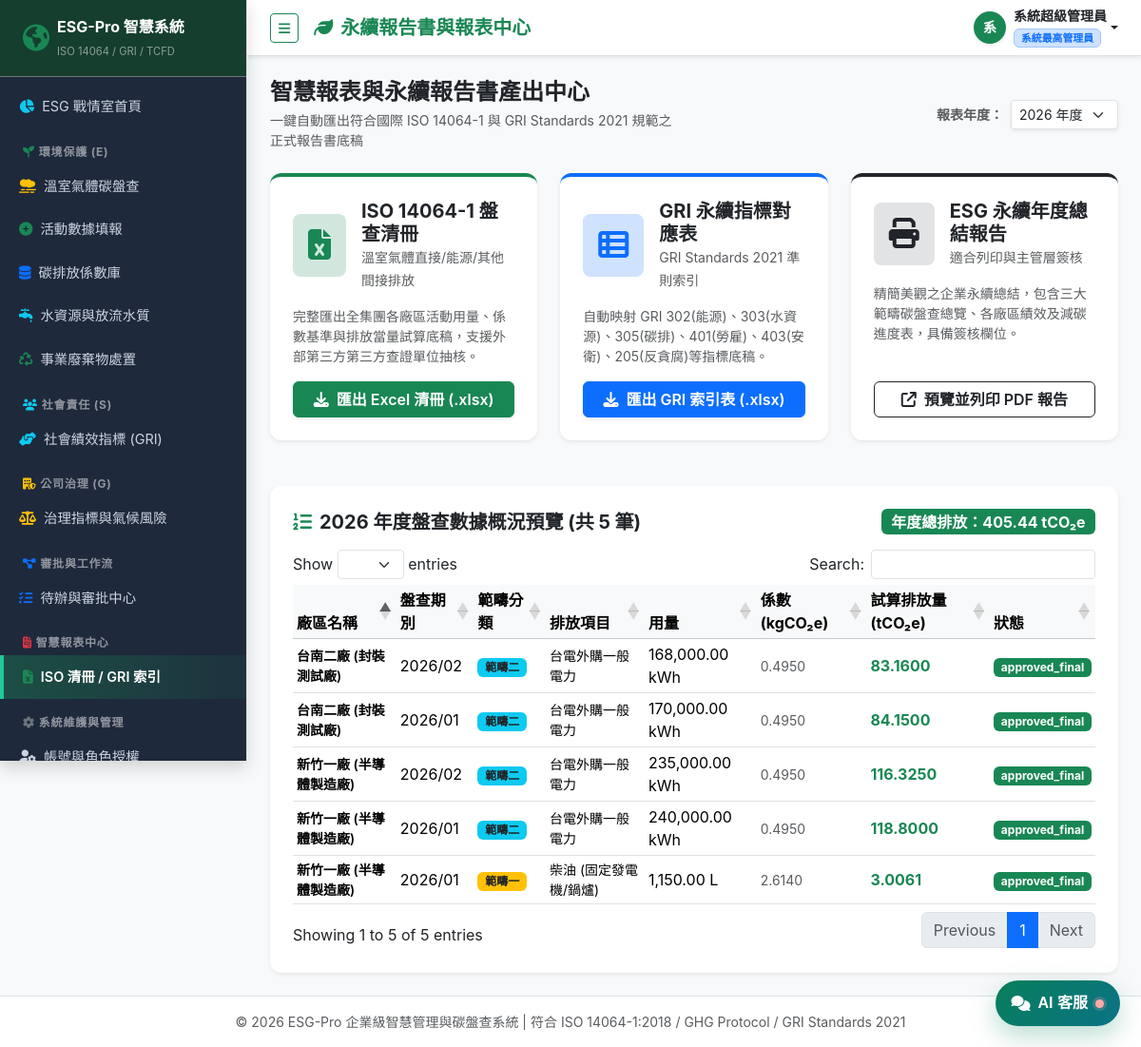
Page /reports (signed in) on the committed database.
### tables this page shows
CREATE TABLE IF NOT EXISTS `sys_users` (
    `id` INT UNSIGNED AUTO_INCREMENT PRIMARY KEY,
    `username` VARCHAR(50) NOT NULL UNIQUE COMMENT '登入帳號',
    `password_hash` VARCHAR(255) NOT NULL COMMENT 'Bcrypt加密雜湊密碼',
    `real_name` VARCHAR(50) NOT NULL COMMENT '真實中文姓名',
    `email` VARCHAR(100) NOT NULL COMMENT '電子信箱',
    `phone` VARCHAR(30) NULL COMMENT '分機或手機',
    `org_id` INT UNSIGNED NOT NULL COMMENT '所屬組織/部門',
    `role_id` INT UNSIGNED NOT NULL COMMENT '指派角色',
    `status` TINYINT(1) NOT NULL DEFAULT 1 COMMENT '帳號狀態 (1:啟用, 0:停用)',
    `failed_attempts` INT NOT NULL DEFAULT 0 COMMENT '連續密碼錯誤次數',
    `locked_until` DATETIME NULL DEFAULT NULL COMMENT '帳號鎖定截止時間',
    `last_login_at` DATETIME NULL COMMENT '最後登入時間',
    `last_login_ip` VARCHAR(45) NULL COMMENT '最後登入IP',
    `created_at` DATETIME NOT NULL DEFAULT CURRENT_TIMESTAMP,
    `updated_at` DATETIME NULL ON UPDATE CURRENT_TIMESTAMP,
    INDEX `idx_org` (`org_id`),
    INDEX `idx_role` (`role_id`),
    CONSTRAINT `fk_user_org` FOREIGN KEY (`org_id`) REFERENCES `sys_organizations` (`id`) ON DELETE RESTRICT,
    CONSTRAINT `fk_user_role` FOREIGN KEY (`role_id`) REFERENCES `sys_roles` (`id`) ON DELETE RESTRICT
);

CREATE TABLE IF NOT EXISTS `sys_roles` (
    `id` INT UNSIGNED AUTO_INCREMENT PRIMARY KEY,
    `role_key` VARCHAR(50) NOT NULL UNIQUE COMMENT '角色識別代碼',
    `role_name` VARCHAR(50) NOT NULL COMMENT '角色中文名稱',
    `description` VARCHAR(255) NULL COMMENT '角色權責說明',
    `permissions` TEXT NULL COMMENT '功能權限集合(JSON格式)',
    `created_at` DATETIME NOT NULL DEFAULT CURRENT_TIMESTAMP
);

CREATE TABLE IF NOT EXISTS `esg_ghg_records` (
    `id` BIGINT UNSIGNED AUTO_INCREMENT PRIMARY KEY,
    `org_id` INT UNSIGNED NOT NULL COMMENT '所屬廠區/部門',
    `record_year` INT(4) NOT NULL COMMENT '盤查年度',
    `record_month` TINYINT(2) NOT NULL COMMENT '盤查月份 (1-12)',
    `scope` TINYINT(1) NOT NULL COMMENT '範疇分類 (1:範疇一, 2:範疇二, 3:範疇三)',
    `source_type` VARCHAR(50) NOT NULL COMMENT '排放源細項 (Stationary, Mobile, Fugitive, Electric, Steam, ValueChain)',
    `factor_id` INT UNSIGNED NOT NULL COMMENT '使用的係數 ID',
    `activity_amount` DECIMAL(14,4) NOT NULL DEFAULT 0.0000 COMMENT '活動數據用量',
    `calculated_co2e` DECIMAL(14,4) NOT NULL DEFAULT 0.0000 COMMENT '自動試算碳排量 (公噸 tCO2e)',
    `status` VARCHAR(20) NOT NULL DEFAULT 'draft' COMMENT '狀態 (draft, submitted, approved_l1, approved_final, rejected)',
    `user_id` INT UNSIGNED NOT NULL COMMENT '填報人員 ID',
    `approver_id` INT UNSIGNED NULL DEFAULT NULL COMMENT '最後審核主管 ID',
    `reject_reason` TEXT NULL COMMENT '退件原因備註',
    `created_at` DATETIME NOT NULL DEFAULT CURRENT_TIMESTAMP,
    `updated_at` DATETIME NULL ON UPDATE CURRENT_TIMESTAMP,
    INDEX `idx_org_year` (`org_id`, `record_year`),
    INDEX `idx_scope` (`scope`),
    INDEX `idx_status` (`status`),
    CONSTRAINT `fk_ghg_org` FOREIGN KEY (`org_id`) REFERENCES `sys_organizations` (`id`) ON DELETE RESTRICT,
    CONSTRAINT `fk_ghg_factor` FOREIGN KEY (`factor_id`) REFERENCES `esg_emission_factors` (`id`) ON DELETE RESTRICT,
    CONSTRAINT `fk_ghg_user` FOREIGN KEY (`user_id`) REFERENCES `sys_users` (`id`) ON DELETE RESTRICT
);

CREATE TABLE IF NOT EXISTS `sys_organizations` (
    `id` INT UNSIGNED AUTO_INCREMENT PRIMARY KEY,
    `org_code` VARCHAR(50) NOT NULL UNIQUE COMMENT '組織代碼',
    `org_name` VARCHAR(100) NOT NULL COMMENT '組織名稱',
    `org_type` ENUM('group', 'company', 'plant', 'dept') NOT NULL DEFAULT 'dept' COMMENT '層級類型',
    `parent_id` INT UNSIGNED NULL DEFAULT NULL COMMENT '父組織ID',
    `leader_name` VARCHAR(50) NULL DEFAULT NULL COMMENT '負責人姓名',
    `contact_phone` VARCHAR(30) NULL DEFAULT NULL COMMENT '聯絡電話',
    `contact_email` VARCHAR(100) NULL DEFAULT NULL COMMENT '聯絡信箱',
    `sort_order` INT NOT NULL DEFAULT 0 COMMENT '排序',
    `created_at` DATETIME NOT NULL DEFAULT CURRENT_TIMESTAMP,
    `updated_at` DATETIME NULL ON UPDATE CURRENT_TIMESTAMP,
    INDEX `idx_parent` (`parent_id`),
    CONSTRAINT `fk_org_parent` FOREIGN KEY (`parent_id`) REFERENCES `sys_organizations` (`id`) ON DELETE SET NULL
);

CREATE TABLE IF NOT EXISTS `esg_emission_factors` (
    `id` INT UNSIGNED AUTO_INCREMENT PRIMARY KEY,
    `category` VARCHAR(50) NOT NULL COMMENT '類別 (Scope1_Fuel, Scope1_Mobile, Scope1_Fugitive, Scope2_Electricity, Scope2_Steam, Scope3)',
    `fuel_name` VARCHAR(100) NOT NULL COMMENT '排放源名稱 (如: 柴油-固定源、車用汽油、台電電力)',
    `activity_unit` VARCHAR(20) NOT NULL COMMENT '活動數據單位 (L, m3, kWh, ton, kg, km)',
    `co2_factor` DECIMAL(12,6) NOT NULL DEFAULT 0.000000 COMMENT 'CO2 排放係數 (kg CO2 / 單位)',
    `ch4_factor` DECIMAL(12,6) NOT NULL DEFAULT 0.000000 COMMENT 'CH4 排放係數 (kg CH4 / 單位)',
    `n2o_factor` DECIMAL(12,6) NOT NULL DEFAULT 0.000000 COMMENT 'N2O 排放係數 (kg N2O / 單位)',
    `total_factor_co2e` DECIMAL(12,6) NOT NULL DEFAULT 0.000000 COMMENT '綜合當量係數 (kg CO2e / 單位)',
    `source_org` VARCHAR(100) NOT NULL COMMENT '係數來源機構 (環境部/能源局/IPCC/EPA)',
    `applicable_year` INT(4) NOT NULL DEFAULT 2024 COMMENT '適用年度',
    `is_active` TINYINT(1) NOT NULL DEFAULT 1 COMMENT '是否有效啟用 (1:有效, 0:停用)',
    `created_by` INT UNSIGNED NULL COMMENT '建立人員',
    `created_at` DATETIME NOT NULL DEFAULT CURRENT_TIMESTAMP,
    `updated_at` DATETIME NULL ON UPDATE CURRENT_TIMESTAMP,
    INDEX `idx_category` (`category`),
    INDEX `idx_year` (`applicable_year`)
);

### views/reports/index.php (the view, shortened to what the rows shown need)
<div class="row align-items-center mb-4">
    <div class="col-md-6">
        <h4 class="fw-bold mb-1 text-dark">智慧報表與永續報告書產出中心</h4>
        <p class="text-muted small mb-0">一鍵自動匯出符合國際 ISO 14064-1 與 GRI Standards 2021 規範之正式報告書底稿</p>
    </div>
    <div class="col-md-6 text-md-end mt-3 mt-md-0">
        <form method="GET" action="/esg/reports" class="d-inline-flex align-items-center">
            <label class="me-2 text-muted fw-semibold small">報表年度：</label>
            <select name="year" class="form-select form-select-sm w-auto shadow-sm" onchange="this.form.submit()">
                <?php for ($y = date('Y') + 1; $y >= 2022; $y--): ?>
                    <option value="<?= $y ?>" <?= $selectedYear == $y ? 'selected' : '' ?>><?= $y ?> 年度</option>
                <?php endfor; ?>
            </select>
        </form>
    </div>
</div>
<div class="row g-4 mb-5">
    <div class="col-lg-4">
        <div class="card p-4 h-100 shadow-sm border-top border-4 border-success">
            <div class="d-flex align-items-center mb-3">
                <div class="p-3 bg-success-subtle text-success rounded-3 me-3">
                    <i class="fa-solid fa-file-excel fs-2"></i>
                </div>
                <div>
                    <h5 class="fw-bold mb-0 text-dark">ISO 14064-1 盤查清冊</h5>
                    <small class="text-muted">溫室氣體直接/能源/其他間接排放</small>
                </div>
            </div>
            <p class="text-muted small">
                完整匯出全集團各廠區活動用量、係數基準與排放當量試算底稿，支援外部第三方第三方查證單位抽核。
            </p>
            <div class="mt-auto">
                <a href="/esg/reports/export_iso14064?year=<?= $selectedYear ?>" class="btn btn-success w-100 fw-semibold shadow-sm">
                    <i class="fa-solid fa-download me-2"></i>匯出 Excel 清冊 (.xlsx)
                </a>
            </div>
        </div>
    </div>
    <div class="col-lg-4">
        <div class="card p-4 h-100 shadow-sm border-top border-4 border-primary">
            <div class="d-flex align-items-center mb-3">
                <div class="p-3 bg-primary-subtle text-primary rounded-3 me-3">
                    <i class="fa-solid fa-table-list fs-2"></i>
                </div>
                <div>
                    <h5 class="fw-bold mb-0 text-dark">GRI 永續指標對應表</h5>
                    <small class="text-muted">GRI Standards 2021 準則索引</small>
                </div>
            </div>
            <p class="text-muted small">
                自動映射 GRI 302(能源)、303(水資源)、305(碳排)、401(勞雇)、403(安衛)、205(反貪腐)等指標底稿。
            </p>
            <div class="mt-auto">
                <a href="/esg/reports/export_gri?year=<?= $selectedYear ?>" class="btn btn-primary w-100 fw-semibold shadow-sm">
                    <i class="fa-solid fa-download me-2"></i>匯出 GRI 索引表 (.xlsx)
                </a>
            </div>
        </div>
    </div>
    <div class="col-lg-4">
        <div class="card p-4 h-100 shadow-sm border-top border-4 border-dark">
            <div class="d-flex align-items-center mb-3">
                <div class="p-3 bg-secondary-subtle text-dark rounded-3 me-3">
                    <i class="fa-solid fa-print fs-2"></i>
                </div>
                <div>
                    <h5 class="fw-bold mb-0 text-dark">ESG 永續年度總結報告</h5>
                    <small class="text-muted">適合列印與主管層簽核</small>
                </div>
            </div>
            <p class="text-muted small">
                精簡美觀之企業永續總結，包含三大範疇碳盤查總覽、各廠區績效及減碳進度表，具備簽核欄位。
            </p>
            <div class="mt-auto">
                <a href="/esg/reports/print_summary?year=<?= $selectedYear ?>" target="_blank" class="btn btn-outline-dark w-100 fw-semibold">
                    <i class="fa-solid fa-arrow-up-right-from-square me-2"></i>預覽並列印 PDF 報告
                </a>
            </div>
        </div>
    </div>
</div>
<div class="card p-4 shadow-sm">
    <div class="d-flex justify-content-between align-items-center mb-3">
        <h5 class="fw-bold mb-0 text-dark">
            <i class="fa-solid fa-list-ol me-2 text-success"></i><?= $selectedYear ?> 年度盤查數據概況預覽 (共 <?= count($records) ?> 筆)
        </h5>
        <div>
            <span class="badge bg-success fs-6">年度總排放：<?= number_format($scopeTotals['total'], 2) ?> tCO₂e</span>
        </div>
    </div>
    <div class="table-responsive">
        <table class="table table-hover align-middle table-sm data-table">
            <thead class="table-light">
                <tr>
                    <th>廠區名稱</th>
                    <th>盤查期別</th>
                    <th>範疇分類</th>
                    <th>排放項目</th>
                    <th>用量</th>
                    <th>係數 (kgCO₂e)</th>
                    <th>試算排放量 (tCO₂e)</th>
                    <th>狀態</th>
                </tr>
            </thead>
            <tbody>
                <?php foreach ($records as $r): ?>
                <tr>
                    <td class="fw-semibold small"><?= Security::e($r['org_name']) ?></td>
                    <td><?= $r['record_year'] ?>/<?= sprintf('%02d', $r['record_month']) ?></td>
                    <td>
                        <?php if ($r['scope'] == 1): ?>
                            <span class="badge bg-warning text-dark">範疇一</span>
                        <?php elseif ($r['scope'] == 2): ?>
                            <span class="badge bg-info text-dark">範疇二</span>
                        <?php else: ?>
                            <span class="badge bg-danger">範疇三</span>
                        <?php endif; ?>
                    </td>
                    <td class="small"><?= Security::e($r['fuel_name']) ?></td>
                    <td><?= number_format((float)$r['activity_amount'], 2) ?> <?= Security::e($r['activity_unit']) ?></td>
                    <td class="small text-muted"><?= number_format((float)$r['total_factor_co2e'], 4) ?></td>
                    <td class="fw-bold text-success"><?= number_format((float)$r['calculated_co2e'], 4) ?></td>
                    <td><span class="badge badge-status-<?= $r['status'] ?>"><?= $r['status'] ?></span></td>
                </tr>
                <?php endforeach; ?>
            </tbody>
        </table>
    </div>
</div>

### core/Router.php (shortened to what the rows shown need)
<?php
class Router {
    private array $routes = [];
    private function addRoute(string $method, string $path, array $handler): void {
        $pattern = preg_replace('/\{([a-zA-Z0-9_]+)\}/', '(?P<$1>[^/]+)', $path);
        $pattern = '#^' . $pattern . '$#';
        $this->routes[] = [
            'method'  => $method,
            'pattern' => $pattern,
            'handler' => $handler
        ];
    }
    public function dispatch(): void {
        $method = $_SERVER['REQUEST_METHOD'];
        $uri = parse_url($_SERVER['REQUEST_URI'], PHP_URL_PATH);
        $base = '/esg';
        if (str_starts_with($uri, $base)) {
            $uri = substr($uri, strlen($base));
        }
        $uri = '/' . ltrim($uri, '/');
        foreach ($this->routes as $route) {
            if ($route['method'] === $method && preg_match($route['pattern'], $uri, $matches)) {
                [$controllerClass, $action] = $route['handler'];
                $params = array_filter($matches, 'is_string', ARRAY_FILTER_USE_KEY);
                $controller = new $controllerClass();
                call_user_func_array([$controller, $action], $params);
                return;
            }
        }
    }
}

### views/layouts/header.php (shortened to what the rows shown need)
<?php
$currentUser = Auth::user();
?>
<!DOCTYPE html>
<html lang="zh-Hant-TW">
<head>
    <link href="https://cdn.jsdelivr.net/npm/bootstrap@5.3.2/dist/css/bootstrap.min.css" rel="stylesheet">
    <link href="https://cdnjs.cloudflare.com/ajax/libs/font-awesome/6.4.2/css/all.min.css" rel="stylesheet">
    <link href="https://cdn.datatables.net/1.13.7/css/dataTables.bootstrap5.min.css" rel="stylesheet">
    <link href="/esg/assets/css/custom.css" rel="stylesheet">
    <link href="/esg/assets/css/ai-assistant.css" rel="stylesheet">
</head>
<body class="bg-light">
<div class="d-flex" id="wrapper">
    <?php require __DIR__ . '/sidebar.php'; ?>
    <div id="page-content-wrapper">
        <nav class="navbar navbar-expand-lg navbar-white bg-white border-bottom shadow-sm px-3 px-md-4 py-2">
            <div class="container-fluid p-0">
                <button class="btn btn-outline-success btn-sm me-2 me-md-3" id="sidebarToggle" aria-label="切換選單">
                    <i class="fa-solid fa-bars"></i>
                </button>
                <h5 class="m-0 text-success fw-bold d-none d-md-block">
                    <i class="fa-solid fa-leaf text-success me-2"></i><?= Security::e($pageTitle ?? 'ESG 永續戰情室') ?>
                </h5>
                <div class="ms-auto d-flex align-items-center">
                    <div class="dropdown">
                        <a class="nav-link dropdown-toggle d-flex align-items-center text-dark p-0" href="#" role="button" data-bs-toggle="dropdown" aria-expanded="false">
                            <div class="avatar bg-success text-white rounded-circle d-flex align-items-center justify-content-center me-1 me-sm-2 shadow-sm" style="width: 34px; height: 34px; font-weight: 600; font-size: 0.9rem;">
                                <?= mb_substr($currentUser['real_name'] ?? 'U', 0, 1) ?>
                            </div>
                            <div class="d-none d-sm-block text-start">
                                <div class="fw-bold small lh-sm"><?= Security::e($currentUser['real_name'] ?? '') ?></div>
                                <span class="badge bg-primary-subtle text-primary border border-primary-subtle" style="font-size: 0.68rem;">
                                    <?= Security::e($currentUser['role_name'] ?? '') ?>
                                </span>
                            </div>
                        </a>
                    </div>
                </div>
            </div>
        </nav>
        <div class="container-fluid px-2 px-sm-3 px-md-4 py-3 py-md-4">

### rows in the picture
sys_users: real_name "系", real_name "系統超級管理員", role.role_name "系統最高管理員"
esg_ghg_records: org.org_name "台南二廠 (封裝測試廠)", record_year "2026", record_month "02", scope "範疇二", factor.fuel_name "台電外購一般電力", activity_amount "168,000.00", factor.activity_unit "kWh", factor.total_factor_co2e "0.4950", calculated_co2e "83.1600", status "approved_final"
esg_ghg_records: org.org_name "新竹一廠 (半導體製造廠)", record_year "2026", record_month "02", scope "範疇二", factor.fuel_name "台電外購一般電力", activity_amount "235,000.00", factor.activity_unit "kWh", factor.total_factor_co2e "0.4950", calculated_co2e "116.3250", status "approved_final"
esg_ghg_records: org.org_name "台南二廠 (封裝測試廠)", record_year "2026", record_month "01", scope "範疇二", factor.fuel_name "台電外購一般電力", activity_amount "170,000.00", factor.activity_unit "kWh", factor.total_factor_co2e "0.4950", calculated_co2e "84.1500", status "approved_final"
esg_ghg_records: org.org_name "新竹一廠 (半導體製造廠)", record_year "2026", record_month "01", scope "範疇二", factor.fuel_name "台電外購一般電力", activity_amount "240,000.00", factor.activity_unit "kWh", factor.total_factor_co2e "0.4950", calculated_co2e "118.8000", status "approved_final"
esg_ghg_records: org.org_name "新竹一廠 (半導體製造廠)", record_year "2026", record_month "01", scope "範疇一", factor.fuel_name "柴油 (固定發電機/鍋爐)", activity_amount "1,150.00", factor.activity_unit "L", factor.total_factor_co2e "2.6140", calculated_co2e "3.0061", status "approved_final"

### other values in the picture
count($records) "5"
$scopeTotals['total'] "405.44"
form field year "2026 年度"
